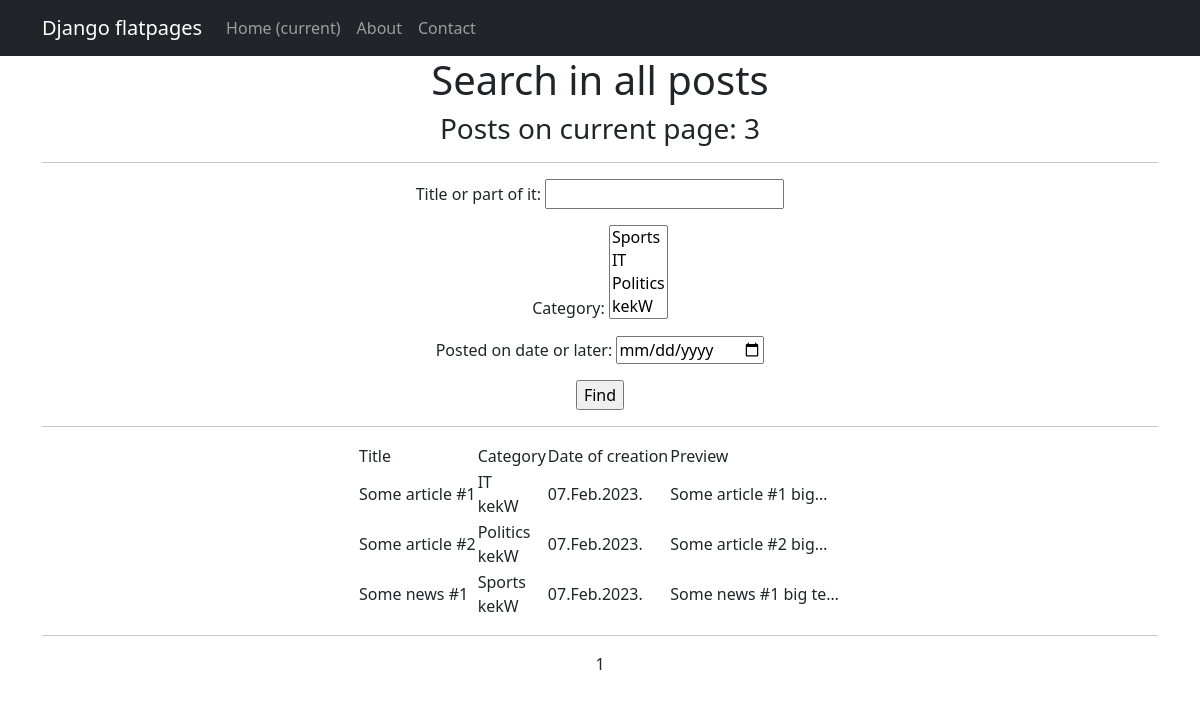
Before: /posts/search/ with the older database file.
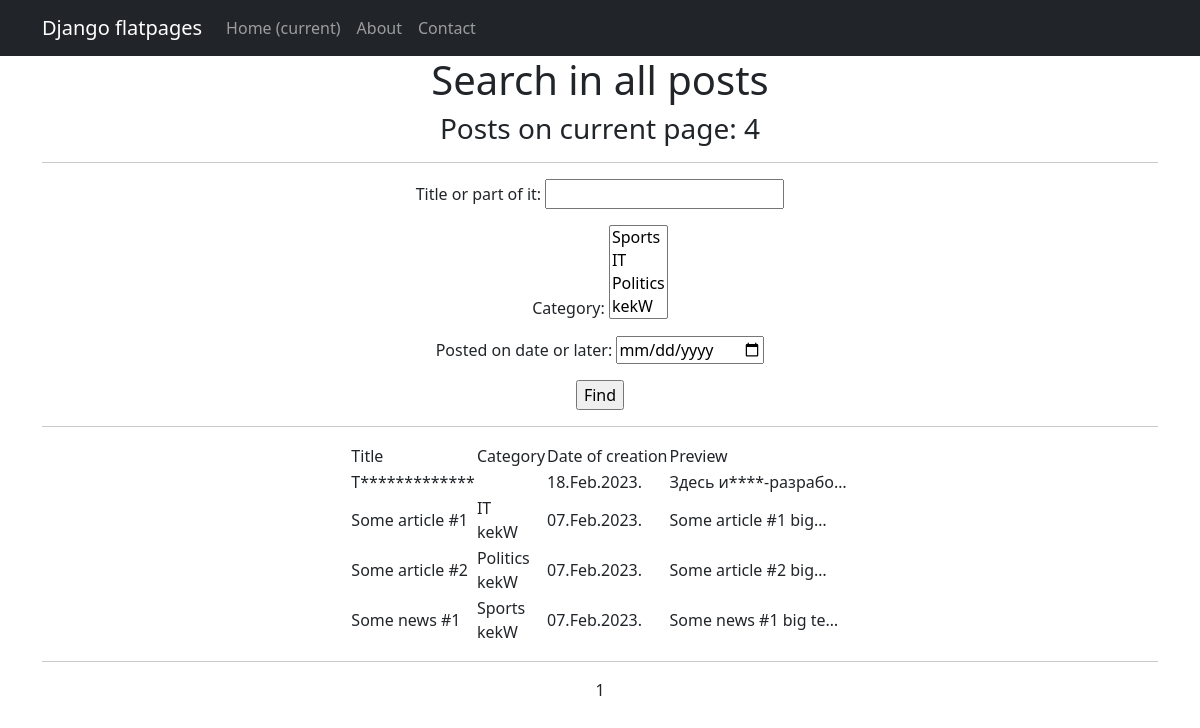
After: the same page with the newer database file.
### news/models.py (models this page shows, shortened)
class Post(models.Model):
    NEWS = 'NWS'
    ARTICLE = 'ART'
    CHOICES = [
        (NEWS, 'Новость'),
        (ARTICLE, 'Статья')
    ]
    author_of_post = models.ForeignKey(Author, on_delete=models.CASCADE)
    post_type = models.CharField(max_length=3, choices=CHOICES, default=ARTICLE)
    date_of_creation = models.DateTimeField(auto_now_add=True)
    post_category = models.ManyToManyField(Category, through='PostCategory')
    title = models.CharField(max_length=255)
    text = models.TextField()
    rating_of_post = models.IntegerField(default=0)
    def __str__(self) -> str:
        return f"{self.title}"

class Category(models.Model):
    name = models.CharField(max_length=255, unique=True)
    def __str__(self) -> str:
        return f"{self.name}"

### news/views.py (the view)
# urls.py: path('posts/search/', PostsSearch.as_view(), name='posts_search'),
class PostsSearch(ListView):
    model = Post
    ordering = '-date_of_creation'
    template_name = 'posts_search.html'
    context_object_name = 'posts'
    paginate_by = 7
    paginate_orphans = 3
    def get_queryset(self):
        queryset = super().get_queryset()
        self.filterset = PostsFilter(self.request.GET, queryset)
        return self.filterset.qs
    def get_context_data(self, **kwargs):
        context = super().get_context_data(**kwargs)
        context['filterset'] = self.filterset
        pprint(context)
        return context

### news/templatetags/custom_filters.py (called while the page is built)
@register.filter
@stringfilter
def censor(text) -> str:
    bad_words = ['редиска', 'идиот', 'тыжпрограммист']
    for bad_word in bad_words:
        for word in text.split():
            if bad_word in word.lower():
                censored_template = str(word[0] + "*" * (len(bad_word) - 1) + word[(len(bad_word)):])
                text = text.replace(word, censored_template)
    return text

### news/templates/news/posts_search.html (shortened to what this page needs)
{% extends 'news/default.html' %}
{% load custom_filters %}
{% load custom_tags %}
{% block content %}
<h1>Search in all posts</h1>
<h3>Posts on current page: {{ posts|length }}</h3>
<hr>
<form action="" method="get">
    {{ filterset.form.as_p }}
    <input type="submit" value="Find"/>
</form>
<div align="center">
    <hr>
    {% if posts %}
    <table>
        <tr>
            <td>Title</td>
            <td>Category</td>
            <td>Date of creation</td>
            <td>Preview</td>
        </tr>
        {% for post in posts %}
        <tr>
            <td>{{ post.title|censor }}</td>
            <td>
                {% for category in post.post_category.all %}
                {{ category }}
                <br>
                {% endfor %}
            </td>
            <td>{{ post.date_of_creation|date:'d.M.Y.' }}</td>
            <td>{{ post.text|truncatechars:20|censor }}</td>
            <td>
            </td>
        </tr>
        {% endfor %}
    </table>
    {% else %}
    <h2>No posts found.</h2>
    {% endif %}
</div>
<hr>
{{ page_obj.number }}
<br>
{% endblock content %}

Changed rows visible on the page:
added Post: title|censor "Т*************", date_of_creation "18.Feb.2023.", text|censor "Здесь и****-разрабо…"
Other visible differences:
{{ posts|length }}: "3" → "4"
